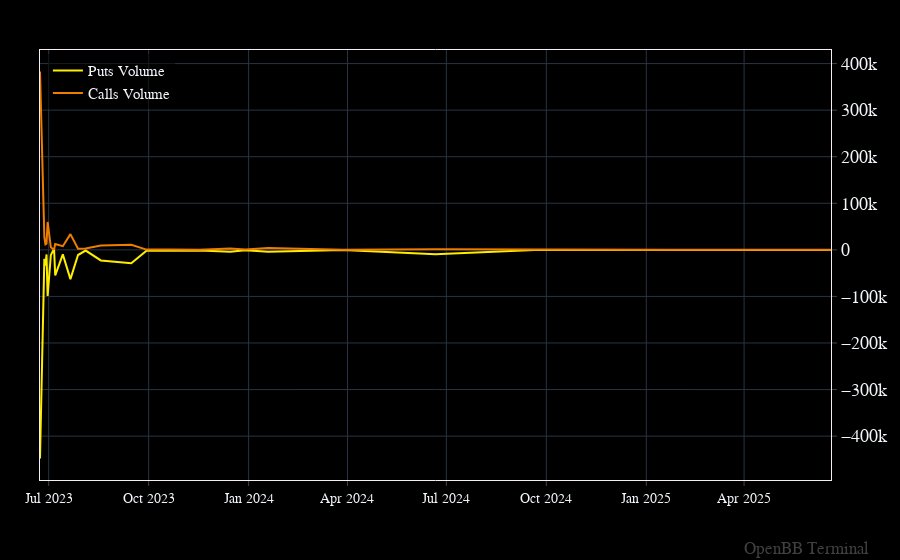

Write notebook code for a chart like this one.
### Code cell
openbb.forecast.plot(vol, vol.columns.to_list())

### Figure 1 — Plotly figure (JSON) as saved in the notebook; plotly's stock layout.template omitted (floating-point values rounded to 4 significant figures)
{"data": [{"hovertemplate": "%{y}<extra></extra>", "name": "Puts Volume", "type": "scatter", "x": ["2023-06-23", "2023-06-26", "2023-06-27", "2023-06-28", "2023-06-29", "2023-06-30", "2023-07-03", "2023-07-05", "2023-07-06", "2023-07-07", "2023-07-14", "2023-07-21", "2023-07-28", "2023-08-04", "2023-08-18", "2023-09-15", "2023-09-29", "2023-10-20", "2023-11-17", "2023-12-15", "2023-12-29", "2024-01-19", "2024-03-15", "2024-03-28", "2024-06-21", "2024-09-20", "2024-12-20", "2025-01-17", "2025-06-20"], "y": [-448062, -145336, -18897, -34022, -9873, -98947, -10962, -1993, -912, -54842, -9654, -62940, -11117, -1476, -22711, -28846, -1777, -1760, -1202, -4000, -641, -3840, -613, -161, -9636, -475, -211, -209, -171]}, {"hovertemplate": "%{y}<extra></extra>", "name": "Calls Volume", "type": "scatter", "x": ["2023-06-23", "2023-06-26", "2023-06-27", "2023-06-28", "2023-06-29", "2023-06-30", "2023-07-03", "2023-07-05", "2023-07-06", "2023-07-07", "2023-07-14", "2023-07-21", "2023-07-28", "2023-08-04", "2023-08-18", "2023-09-15", "2023-09-29", "2023-10-20", "2023-11-17", "2023-12-15", "2023-12-29", "2024-01-19", "2024-03-15", "2024-03-28", "2024-06-21", "2024-09-20", "2024-12-20", "2025-01-17", "2025-06-20"], "y": [382988, 121253, 27185, 11766, 13276, 59880, 5474, 1281, 1731, 12312, 7853, 33718, 2529, 2854, 9242, 11071, 532, 892, 404, 3044, 553, 3884, 1195, 6, 1047, 36, 107, 34, 225]}], "layout": {"annotations": [{"font": {"color": "gray", "size": 17}, "opacity": 0.5, "showarrow": false, "text": "OpenBB Terminal", "x": 1, "xanchor": "right", "xref": "paper", "xshift": 40, "y": 0, "yanchor": "bottom", "yref": "paper", "yshift": -80}], "bargap": 0, "bargroupgap": 0, "barmode": "overlay", "legend": {"orientation": "v"}, "margin": {"b": 80, "l": 40, "r": 50, "t": 50}}}
